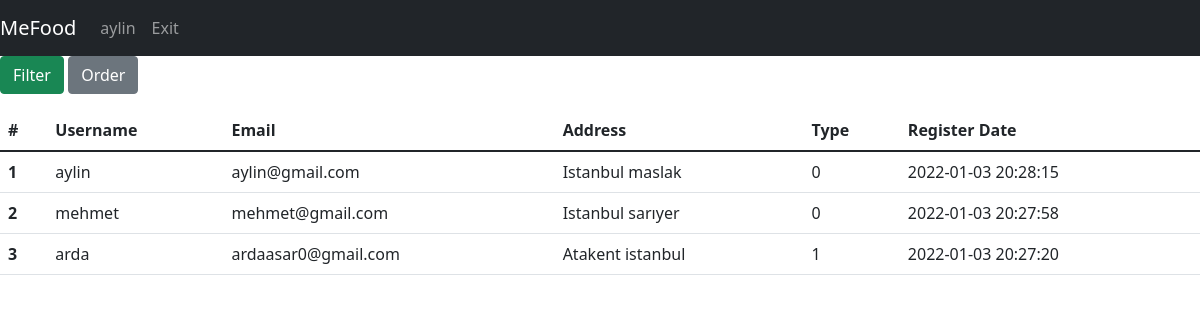
/users (signed in), run on the app's committed database.
### tables this page shows
CREATE TABLE users(username TEXT PRIMARY KEY,email TEXT,password TEXT,user_type INTEGER, address Text, lat REAL , lng REAL, registred_date Date DEFAULT (datetime('now','localtime')));

### app.py (the view)
@app.route("/users", methods=["GET", "POST"])
def allUsers():
    with sqlite3.connect(DATABASE) as database:
        cursor = database.cursor()
    if request.method == "POST":
        if 'order' in request.form:
            orderBy = request.form['orderBy'].lower()
            if session["isFiltered"] == False:
                command = "SELECT username,email,address,registred_date,user_type as type FROM users ORDER BY "+str(orderBy)
                cursor.execute(command)
                query = cursor.fetchall()
                session["filteredData"]["users"] = query
            else:
                df = pd.DataFrame(session["filteredData"]["users"],
                                  columns=['username', 'email','address','registred_date','type'])
                df = df.sort_values(by=orderBy)
                session["filteredData"]["users"] = df.values.tolist()
        if 'filter' in request.form:
            filtered_cols, expected_vals = [], []
            q = ""
            for c in request.form.keys():
                if request.form[c] != '' and request.form[c] != "filter":
                    if request.form[c] == "on":
                        filtered_cols.append("user_type")
                        expected_vals.append(1)
                    else:
                        filtered_cols.append(c)
                        expected_vals.append(request.form[c])
            if len(expected_vals) > 0:
                if filtered_cols[0] != "user_type":
                    q += filtered_cols[0]+" LIKE "+f"'%{expected_vals[0]}%'"
                else:
                    q += " user_type = 1"
                if len(expected_vals) > 1:
                    for index in range(1, len(expected_vals)):
                        if filtered_cols[index] != "user_type":
                            q += " and " + filtered_cols[index]+" LIKE " + f"'%{expected_vals[index]}%'"
                    if filtered_cols.count("user_type") > 0:
                        q += " and user_type = 1"
                command = "SELECT username,email,address,registred_date,user_type as type FROM users WHERE "+q
                cursor.execute(command)
                query = cursor.fetchall()
                session["filteredData"]["users"] = query
            else:
                session["filteredData"] = getAllDbData(toGet=["users"])
            session["isFiltered"] = True
    else:
        session["filteredData"] = getAllDbData(toGet=["users"])
        session["isFiltered"] = False
    return render_template("admin/list_operations/list_users.html", username=session["username"], data=session["filteredData"])

### app.py (called while the page is built)
def getUsers(cursor, limit=None):
    if limit != None:
        cursor.execute(
            "SELECT username,email,address,registred_date,user_type FROM users ORDER BY registred_date DESC LIMIT ?", (limit,))
    else:
        cursor.execute("SELECT username,email,address,registred_date,user_type FROM users ORDER BY registred_date DESC")
    query = cursor.fetchall()
    return query

def getAllDbData(toGet, limit=None):
    with sqlite3.connect(DATABASE) as database:
        cursor = database.cursor()
    data = {}
    for entity in toGet:
        if entity == "couriers":
            data[entity] = getCouriers(cursor, limit)
        if entity == "users":
            data[entity] = getUsers(cursor, limit)
        if entity == "restaurant":
            data[entity] = getRestaurants(cursor, limit)
        if entity == "menu":
            data[entity] = getMenus(cursor, limit)
        if entity == "orders":
            data[entity] = getOrders(cursor, limit)
        if entity == "reviews":
            data[entity] = getReviews(cursor, limit)
        if entity == "extras":
            data[entity] = getExtras(cursor, limit)
        else:
            pass
    return data

### templates/admin/list_operations/list_users.html (shortened to what this page needs)
{% extends 'base.html' %}
{% block navbar %}
<nav class="navbar navbar-expand-lg navbar-dark bg-dark">
    <a class="navbar-brand" href="#">MeFood</a>
    <div class="collapse navbar-collapse" id="navbarNav">
        <ul class="navbar-nav">
          <li class="nav-item active"><a class="nav-link" href="/">{{username}}</a></li>
          <li class="nav-item active"><a class="nav-link" href="/exit">Exit</a></li>
        </ul>
    </div>
</nav>
{% endblock %}
{% block body %}
<p>
  <a class="btn btn-success" data-toggle="collapse" href="#filter" role="button" aria-expanded="false" aria-controls="filter">Filter</a>
  <button class="btn btn-secondary" type="button" data-toggle="collapse" data-target="#order" aria-expanded="false" aria-controls="order">Order</button>
</p>
<div>
    <table class="table">
      <thead class="thead-dark">
        <tr>
            <th scope="col">#</th>
            <th scope="col">Username</th>
            <th scope="col">Email</th>
            <th scope="col">Address</th>
            <th scope="col">Type</th>
            <th scope="col">Register Date</th>
        </tr>
      </thead>
      <tbody>
        {%for i in range(data["users"]|length)%}
                <tr>
                  <th scope="row">{{ i+1 }}</th>
                  <td>{{ data["users"][i][0] }}</td>
                  <td>{{ data["users"][i][1] }}</td>
                  <td>{{ data["users"][i][2] }}</td>
                  <td>{{ data["users"][i][4] }}</td>
                  <td>{{ data["users"][i][3] }}</td>
                </tr>
        {%endfor%}
      </tbody>
    </table>
</div>
{% endblock %}

### data on the page
users: username "aylin", username "aylin", email "aylin@gmail.com", address "Istanbul maslak", user_type "0", registred_date "2022-01-03 20:28:15"
users: username "mehmet", email "mehmet@gmail.com", address "Istanbul sarıyer", user_type "0", registred_date "2022-01-03 20:27:58"
users: username "arda", email "ardaasar0@gmail.com", address "Atakent istanbul", user_type "1", registred_date "2022-01-03 20:27:20"

### other printed values
{{ i+1 }} "1" "2" "3"
